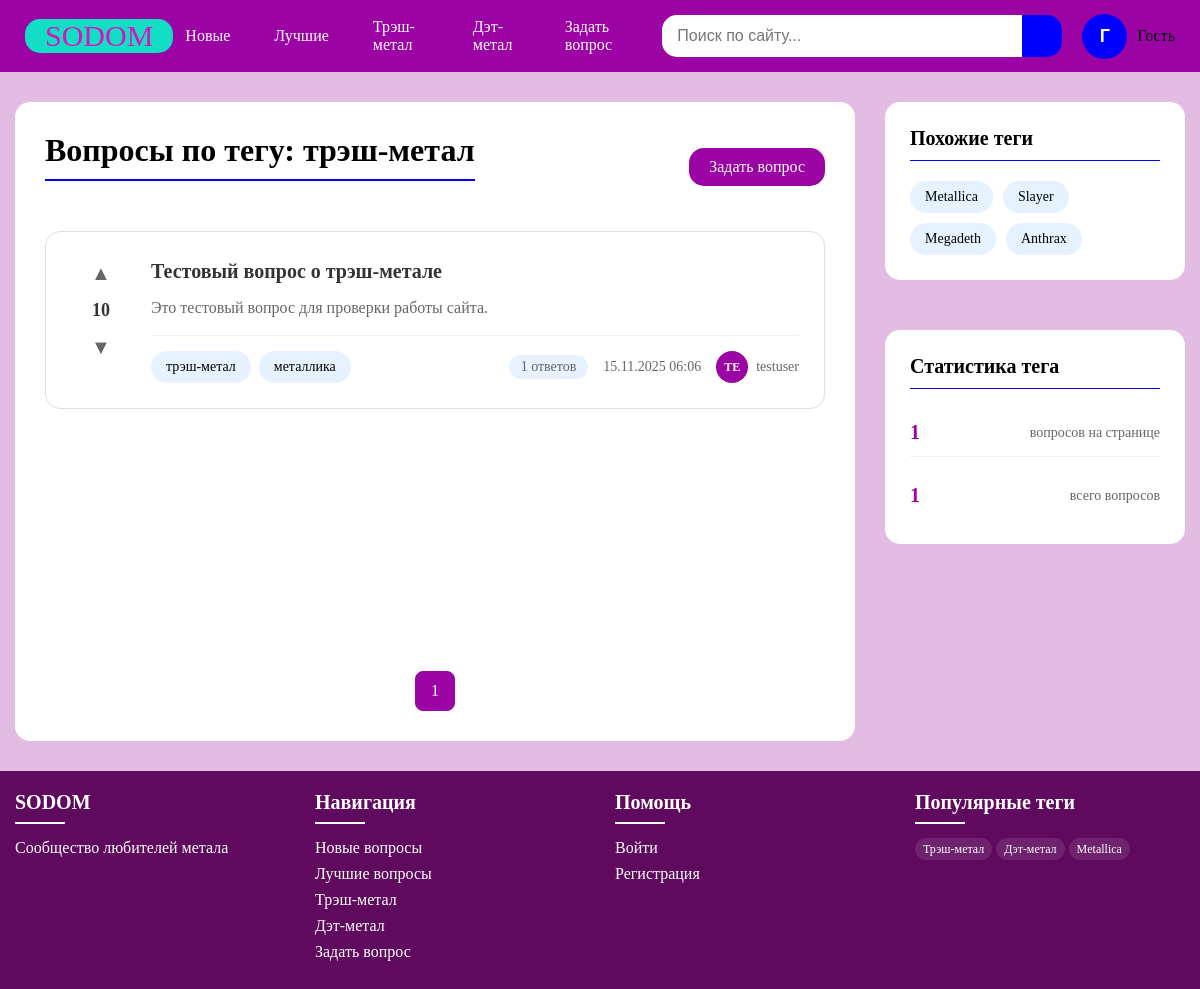
The page /tag/трэш-метал/ on the database its author committed.
### app/models.py (models this page shows, shortened)
class Tag(models.Model):
    name = models.CharField(max_length=50, unique=True)

class Question(models.Model):
    title = models.CharField(max_length=200)
    content = models.TextField()
    author = models.ForeignKey(User, on_delete=models.CASCADE)
    tags = models.ManyToManyField(Tag)
    created_at = models.DateTimeField(auto_now_add=True)
    updated_at = models.DateTimeField(auto_now=True)
    votes = models.IntegerField(default=0)
    objects = QuestionManager()
    class Meta:
        ordering = ['-created_at']
    def answers_count(self):
        return self.answer_set.count()
    def get_author_initials(self):
        username = self.author.username
        if len(username) >= 2:
            return username[:2].upper()
        return 'US'

### app/views.py (the view)
# urls.py: path('tag/<str:tag_name>/', views.tag, name='tag'),
def tag(request, tag_name):
    tag_obj = get_object_or_404(Tag, name=tag_name)
    questions = Question.objects.questions_by_tag(tag_name).select_related('author').prefetch_related('tags')
    page_obj = paginate(questions, request, per_page=20)
    similar_tags = Tag.objects.exclude(name=tag_name)[:10]
    return render(request, 'tag.html', {
        'page_obj': page_obj,
        'questions': page_obj.object_list,
        'tag_name': tag_name,
        'similar_tags': similar_tags,
    })

### app/models.py (called while the page is built)
    def questions_by_tag(self, tag_name):
        return self.filter(tags__name=tag_name).order_by('-created_at')

### app/utils.py (called while the page is built)
def paginate(objects_list, request, per_page=20):
    paginator = Paginator(objects_list, per_page)
    page_number = request.GET.get('page', 1)
    try:
        page_number = int(page_number)
    except (TypeError, ValueError):
        page_number = 1
    page_obj = paginator.get_page(page_number)
    return page_obj

### templates/tag.html (shortened to what this page needs)
{% extends 'base.html' %}
{% block content %}
<div class="main-content">
    <div class="left-column">
        <div class="questions-header">
            <h1 class="page-title">Вопросы по тегу: <span class="tag-highlight">{{ tag_name }}</span></h1>
            <a href="{% url 'app:ask' %}" class="btn ask-question-btn">Задать вопрос</a>
        </div>
        <div class="questions-list">
            {% for question in questions %}
            <div class="question-item">
                <div class="question-main">
                    <div class="question-voting">
                        <button class="vote-btn upvote">▲</button>
                        <span class="vote-count">{{ question.votes }}</span>
                        <button class="vote-btn downvote">▼</button>
                    </div>
                    <div class="question-content">
                        <h2 class="question-title">
                            <a href="{% url 'app:question' question.id %}">{{ question.title }}</a>
                        </h2>
                        <p class="question-excerpt">{{ question.content|truncatewords:30 }}</p>
                        <div class="question-meta">
                            <div class="question-tags">
                                {% for tag in question.tags.all %}
                                <a href="{% url 'app:tag' tag.name %}" class="tag">{{ tag.name }}</a>
                                {% endfor %}
                            </div>
                            <div class="question-info">
                                <span class="answers-count">{{ question.answers_count }} ответов</span>
                                <span class="question-date">{{ question.created_at|date:"d.m.Y H:i" }}</span>
                                <div class="question-author">
                                    <div class="author-avatar">{{ question.get_author_initials }}</div>
                                    <span class="author-name">{{ question.author.username }}</span>
                                </div>
                            </div>
                        </div>
                    </div>
                </div>
            </div>
            {% empty %}
            <div class="no-questions">
                <h3>Пока нет вопросов по тегу "{{ tag_name }}"</h3>
                <p>Будьте первым, кто задаст вопрос с этим тегом!</p>
                <a href="{% url 'app:ask' %}" class="btn">Задать вопрос</a>
            </div>
            {% endfor %}
        </div>
        {% include 'pagination.html' %}
    </div>
    <div class="right-column">
        <div class="sidebar-widget">
            <h3 class="widget-title">Похожие теги</h3>
            <div class="tags-container">
                {% if tag_name == 'трэш-метал' %}
                    <a href="{% url 'app:tag' 'металлика' %}" class="tag">Metallica</a>
                    <a href="{% url 'app:tag' 'слейер' %}" class="tag">Slayer</a>
                    <a href="{% url 'app:tag' 'мегедес' %}" class="tag">Megadeth</a>
                    <a href="{% url 'app:tag' 'антракс' %}" class="tag">Anthrax</a>
                {% elif tag_name == 'дэт-метал' %}
                    <a href="{% url 'app:tag' 'мелодик-дэт' %}" class="tag">Мелодик-дэт</a>
                    <a href="{% url 'app:tag' 'тех-дэт' %}" class="tag">Тех-дэт</a>
                    <a href="{% url 'app:tag' 'дет-кор' %}" class="tag">Дет-кор</a>
                {% else %}
                    <a href="{% url 'app:tag' 'трэш-метал' %}" class="tag">Трэш-метал</a>
                    <a href="{% url 'app:tag' 'дэт-метал' %}" class="tag">Дэт-метал</a>
                    <a href="{% url 'app:tag' 'блэк-метал' %}" class="tag">Блэк-метал</a>
                    <a href="{% url 'app:tag' 'хэви-метал' %}" class="tag">Хэви-метал</a>
                {% endif %}
            </div>
        </div>
        <div class="sidebar-widget">
            <h3 class="widget-title">Статистика тега</h3>
            <div class="stats-container">
                <div class="stat-item">
                    <span class="stat-number">{{ questions|length }}</span>
                    <span class="stat-label">вопросов на странице</span>
                </div>
                <div class="stat-item">
                    <span class="stat-number">{{ page_obj.paginator.count }}</span>
                    <span class="stat-label">всего вопросов</span>
                </div>
            </div>
        </div>
    </div>
</div>
{% endblock %}

### static/style.css (style rules this page uses)
* { margin: 0; padding: 0; box-sizing: border-box; }
body { color: black; background-color: rgb(227, 188, 227); display: flex; flex-direction: column; min-height: 100vh; }
.btn { display: inline-block; padding: 10px 20px; background-color: rgb(51, 54, 212); color: white; border: none; border-radius: 15px; cursor: pointer; font-weight: 500; text-decoration: none; transition: all 0.3s ease; }
.page-title { font-size: 32px; margin-bottom: 20px; color: black; border-bottom: 2px solid blue; padding-bottom: 10px; }
.main-content { display: flex; gap: 30px; padding: 30px 0; flex: 1; align-items: flex-start; min-height: 80vh; }
.left-column { flex: 1; background-color: white; border-radius: 15px; padding: 30px; min-height: 600px; }
.right-column { width: 300px; display: flex; flex-direction: column; gap: 25px; position: sticky; top: 20px; align-self: flex-start; min-height: 600px; }
.sidebar-widget { background-color: white; border-radius: 15px; padding: 25px; margin-bottom: 25px; }
.sidebar-widget:last-child { margin-bottom: 0; }
.widget-title { font-size: 20px; margin-bottom: 20px; color: black; border-bottom: 1px solid blue; padding-bottom: 10px; }
.tags-container { display: flex; flex-wrap: wrap; gap: 10px; }
.tag { background-color: #e6f2ff; padding: 8px 15px; border-radius: 30px; font-size: 14px; color: black; text-decoration: none; transition: all 0.3s ease; }
.stats-container { display: flex; flex-direction: column; gap: 15px; }
.stat-item { display: flex; justify-content: space-between; align-items: center; padding: 12px 0; border-bottom: 1px solid #f0f0f0; }
.stat-item:last-child { border-bottom: none; }
.stat-number { font-size: 20px; font-weight: 600; color: #9c03a4; }
.stat-label { color: #666; font-size: 14px; }
.questions-header { display: flex; justify-content: space-between; align-items: center; margin-bottom: 30px; flex-wrap: wrap; gap: 20px; }
.ask-question-btn { background-color: #9c03a4; font-size: 16px; }
.questions-list { display: flex; flex-direction: column; gap: 20px; margin-bottom: 40px; min-height: 400px; }
.question-item { background-color: white; border-radius: 15px; padding: 25px; border: 1px solid #e0e0e0; transition: all 0.3s ease; }
.question-main { display: flex; gap: 20px; }
.question-voting { display: flex; flex-direction: column; align-items: center; gap: 8px; min-width: 50px; }
.vote-btn { background: none; border: none; font-size: 20px; cursor: pointer; color: #666; padding: 5px; border-radius: 5px; transition: all 0.3s ease; }
.vote-count { font-size: 18px; font-weight: 600; color: #333; }
.question-content { flex: 1; }
.question-title { margin-bottom: 12px; }
.question-title a { color: #333; font-size: 20px; font-weight: 600; text-decoration: none; transition: color 0.3s ease; }
.question-excerpt { color: #666; line-height: 1.5; margin-bottom: 15px; }
.question-meta { display: flex; justify-content: space-between; align-items: center; flex-wrap: wrap; gap: 15px; margin-top: 15px; padding-top: 15px; border-top: 1px solid #f0f0f0; }
.question-tags { display: flex; flex-wrap: wrap; gap: 8px; }
.question-info { display: flex; align-items: center; gap: 15px; color: #666; font-size: 14px; }
.answers-count { background-color: #e6f2ff; padding: 4px 12px; border-radius: 20px; font-weight: 500; }
.question-author { display: flex; align-items: center; gap: 8px; }
.author-avatar { width: 32px; height: 32px; border-radius: 50%; background-color: #9c03a4; color: white; display: flex; align-items: center; justify-content: center; font-size: 12px; font-weight: 600; }
.author-name { font-weight: 500; }
.question-voting { gap: 10px; min-width: 60px; }
.question-date, .author-reputation { font-size: 14px; color: #666; }

### rows shown on the page
Tag: name "трэш-метал"
Question: votes "10", title "Тестовый вопрос о трэш-метале", content "Это тестовый вопрос для проверки работы сайта.", answers_count "1", created_at "15.11.2025 06:06", get_author_initials "TE", author.username "testuser"
Tag: name "металлика"

### other values the page prints
{{ num }} "1"
{{ questions|length }} "1"
{{ page_obj.paginator.count }} "1"
